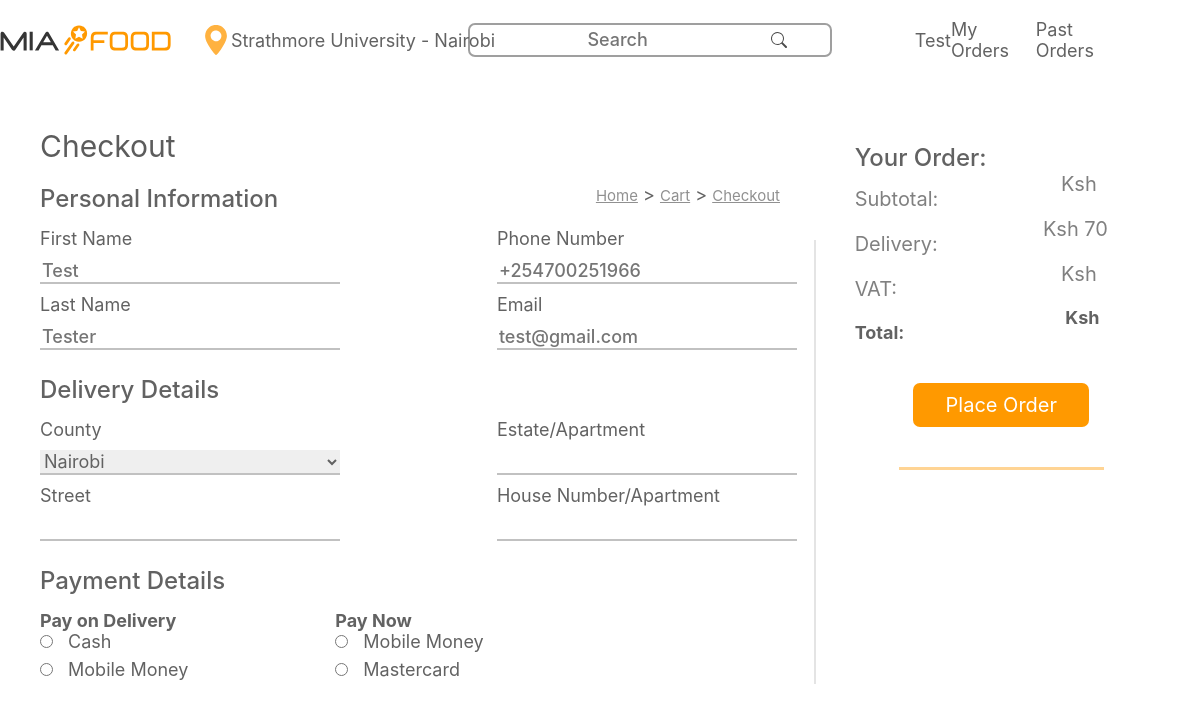
/src/php/checkout.php (signed in), run on the app's committed database.
### tables this page shows
CREATE TABLE `users` (
  `id` int(10) NOT NULL,
  `firstname` varchar(40) NOT NULL,
  `lastname` varchar(40) NOT NULL,
  `phone` varchar(100) NOT NULL,
  `email` varchar(40) NOT NULL,
  `password` varchar(40) NOT NULL
);

### src/php/checkout.php (the view, shortened to what this page needs)
<?php
include("config.php");
include("../components/head.php");
include('../components/header.php');
?>
<main>
      <section class="details">
          <div id="personal-information">
              <div id="persional-information-header">
                <h1>Checkout</h1>
                <div id="breadcrumbs"><span>Home</span>&nbsp;>&nbsp;<span>Cart</span>&nbsp;>&nbsp;<span>Checkout</span></div>
                <h2>Personal Information</h2>
            </div>
            <div id="personal-info-form">
              <div>
                <label for="">First Name</label><br>
                <input class='checkout-input' type="text" name="first_name" id="first_name" placeholder=<?php echo $userdata[0]['firstname']?>><br>
                <label for="">Last Name</label><br>
                <input placeholder=<?php echo $userdata[0]['lastname']?> class='checkout-input' type="text" name="last_name" id="last_name"><br>
              </div>
              <div>
                <label for="">Phone Number</label><br>
                <input placeholder=<?php echo $userdata[0]['phone']?> class='checkout-input' type="tel" name="phone_number" id="phone_number"> <br>
                <label for="">Email</label><br>
                <input placeholder=<?php echo $userdata[0]['email']?> class='checkout-input' type="email" name="email" id="email">
              </div>
            </div>
          </div>
          <h2>Delivery Details</h2>
          <div id="delivery-details">
            <div>
              <label for="county">County</label><br>
              <select name="county" id="county">
                  <option value="Nairobi">Nairobi</option>
              </select><br>
              <label for="street">Street</label><br>
              <input class='checkout-input' type="text" name="street" id="street">
            </div>
            <div>
              <label for="estate">Estate/Apartment</label><br>
              <input class='checkout-input' type="text" name="estate" id="estate"><br>
              <label for="house">House Number/Apartment</label><br>
              <input class='checkout-input' type="text" name="house" id="house">
            </div>
          </div>
          <h2>Payment Details</h2>
          <div id="payment-details">
            <div>
              <h3>Pay on Delivery</h3>
              <input  type="radio" name="" id="">
              <label for="">Cash</label><br>
              <input  type="radio" name="" id="">
              <label for="">Mobile Money</label>
            </div>
            <div id="payment-details-right">
              <h3>Pay Now</h3>
              <div>
                <input  type="radio" name="" id=" ">
              <label for="">Mobile Money</label>
            </div>
            <div>
              <input type="radio">
              <label for="">Mastercard</label>
            </div>
            </div>
          </div>
      </section>
      <section class="reciept">
          <div id="order-details">
              <div>
                  <h2>Your&nbsp;Order:</h2>
                  <span>Subtotal:</span><br><br>
                  <span>Delivery:</span><br><br>
                  <span>VAT:</span><br><br>
                  <h3>Total:</h3>
              </div>
              <div>
                  <span id="subtotal">Ksh &nbsp;</span><br>
                  <span>Ksh 70</span><br>
                  <span id="vat">Ksh &nbsp;</span><br>
                  <h3 id="total">Ksh &nbsp;</h3>
              </div>
          </div>
          <div id="buttons">
              <button id='order'>Place Order</button>
              <hr>
          </div>
          <div id="order-items">
          </div>
      </section>
    </main>
  </body>
</html>

### src/components/header.php (shortened to what this page needs)
<header>
    <div id="left-elements">
        <img onclick="window.location.replace('landing.php')" class="logo" src="../../assets/jumiafood-logo.svg" />
      <div title="Update my Location" class="location">
        <img class="icon" src="../../assets/maps-and-flags.svg" alt="" />
        <span id="mylocation">Strathmore University - Nairobi</span>
      </div>
    </div>
    <div id="searchbar">
      <input class="top-search" type="search" placeholder="Search"></input>
      <button type="submit">Search</button>
    </div>
    <div id="right-elements">
      <div>
        <a href="../php/profile-edit.php"><?php echo $userdata[0]['firstname']?></a>
        <a href="">My Orders</a>
        <a href="history.php">Past Orders</a>
      </div>
    </div>
  </header>

### src/css/history.css (style rules this page uses)
section { display: block; width: 100%; }

### src/css/landing.css (style rules this page uses)
* { box-sizing: border-box; font-family: "SF Pro Display", sans-serif; font-size: 18px; color: #626262; margin: 0; }
section { min-height: 100vh; }
.icon { height: 30px; width: 30px; }
header { position: sticky; top: 0; width: 100%; height: 10vh; background-color: white; display: flex; flex-direction: row; justify-content: space-evenly; align-items: center; z-index: 100; }
#left-elements { display: flex; flex-direction: row; align-items: center; margin-left: -100px; }
.logo { width: 40%; }
#left-elements div { margin-left: 20px; display: flex; align-items: center; transition: ease-in-out 0.2s; }
#left-elements div .icon { color: #ffb240 !important; }
#searchbar { outline: #6262629b solid 2px; width: 30%; height: 30px; display: flex; flex-direction: row; align-items: center; padding: 15px; border-radius: 5px; margin-left: -100px; transition: ease-in-out 0.3s; }
.top-search { display: flex; border: none; padding-left: 20px; min-width: 80%; padding-top: 10px; }
.top-search::placeholder { font-size: 18px; text-align: center; }
button[type="submit"] { text-indent: -999px; overflow: hidden; width: 40px; padding: 0; margin: 0; border: 1px solid transparent; border-radius: inherit; cursor: pointer; opacity: 0.7; }
a { text-decoration: none; transition: ease 0.4s; }
#right-elements { width: 20%; display: flex; }
#right-elements div { display: flex; flex-direction: row; margin-left: 20px; align-items: center; }
#right-elements div:nth-of-type(1) { width: 90%; justify-content: space-around; }

### src/css/order.css (style rules this page uses)
input { margin-right: 10px; margin-bottom: 11px; }

### src/css/cart.css (style rules this page uses)
input { max-width: 30px; background-color: transparent; text-align: center; border: none; font-weight: 500; }
button { background-color: transparent; border: none; }

### src/css/checkout.css (style rules this page uses)
main { margin-top: 1vh; width: 99vw; height: 87vh; display: flex; flex-direction: row; }
section { padding: 40px; max-height: 100%; }
h1 { font-size: 30px; font-weight: 400; color: rgb(92, 92, 92); margin-bottom: 20px; }
.details { display: flex; flex-direction: column; width: 70%; }
#breadcrumbs { position: absolute; right: 35%; }
#breadcrumbs span { font-size: 15px; color: rgb(144, 144, 144); text-decoration: underline; transition: ease-in-out 0.4s; }
#personal-info-form { display: flex; flex-direction: row; }
.checkout-input, select { text-align: left; min-width: 300px !important; margin-top: 10px; margin-bottom: 10px; border: none; border-bottom: 2px solid rgb(193, 193, 193); transition: ease-in-out 0.3s; }
#personal-info-form div:nth-of-type(2), #delivery-details div:nth-of-type(2), #payment-details-right { margin-left: 20%; }
#delivery-details, #payment-details { display: flex; flex-direction: row; }
input[type="radio"] { width: fit-content; }
.reciept { width: 32%; }
.reciept::after { content: ""; position: absolute; width: 2px; height: 50%; background-color: rgba(206, 206, 206, 0.552); top: 27%; right: 32%; }
h2 { font-size: 24px; font-weight: 500; margin-bottom: 15px; margin-top: 15px; }
.reciept span { font-size: 20px; color: grey; }
#order-details { display: flex; flex-direction: row; width: 100%; margin-bottom: 40px; }
#order-details div:nth-of-type(2) { margin-top: 44px; display: flex; flex-direction: column; align-items: flex-end; width: 100%; padding-right: 40px; }
#buttons { display: flex; flex-direction: column; align-items: center; }
#buttons button { width: 60%; padding: 10px; font-size: 20px; border-radius: 7px; border: none; color: white; background-color: #ff9900; margin-bottom: 30px; transition: ease-in-out 0.3s; }
#buttons hr { border: none; border-bottom: 3px solid #ffb3408e; margin-top: 10px; width: 70%; }
#order-items { overflow-y: scroll; height: 50vh; }

### data on the page
users: firstname "Test", first_name "Test", last_name "Tester", phone_number "+254700251966", email "test@gmail.com"
